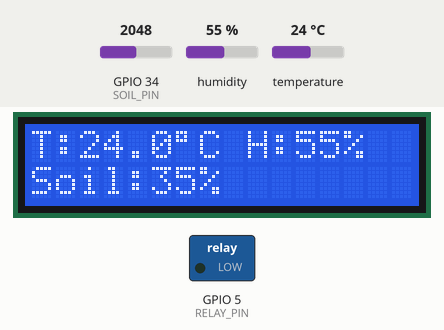
This sketch was run on a simulated ESP32. Parts: 16×2 character LCD, switched loads named in the sketch (green lamp = pin HIGH). The test bench sets the inputs (shaded band); at power-on: GPIO 34 (SOIL_PIN) = 2048, humidity 55 %, temperature 24 °C. WiFi joins after 1.5 s; servers stay silent unless stated; the local clock reads 2024-03-15 10:24:30 at power-on unless the sketch sets it; random numbers use the default seed unless the sketch sets one; no MQTT or app messages arrive unless stated; what the sketch prints to the serial monitor is not drawn.

Above: at 5.6 s.
5.7 s: GPIO 34 (SOIL_PIN) set to 2194
At 10.4 s:
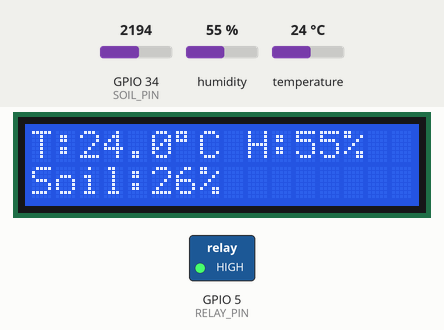
11.5 s: humidity set to 22 %
At 15.7 s:
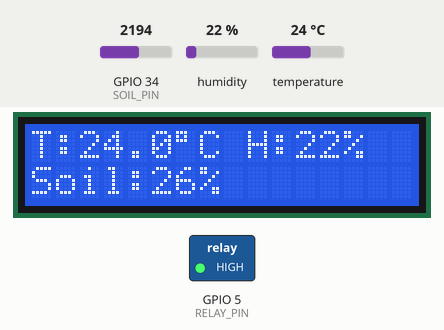
16.5 s: temperature set to 12 °C
At 20.7 s:
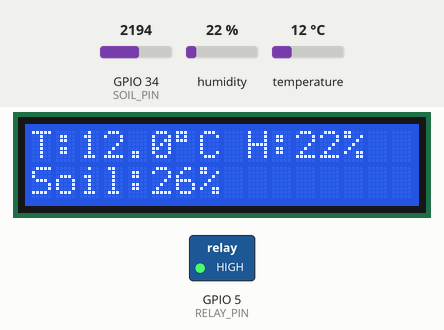
21.5 s: GPIO 34 (SOIL_PIN) set to 1760
At 25.7 s:
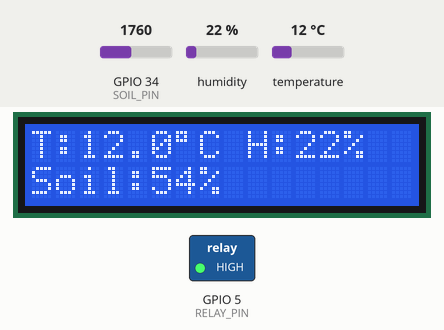
26.5 s: GPIO 34 (SOIL_PIN) set to 1637
At 30.7 s:
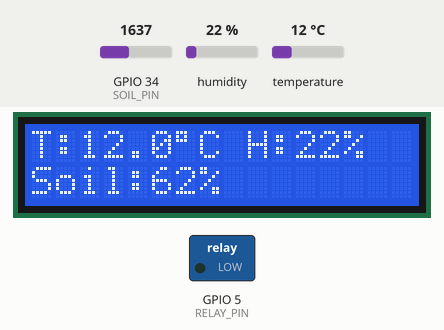
Timing chart, 0 to 32.2 s (numbered marks = the images above; inputs shaded):
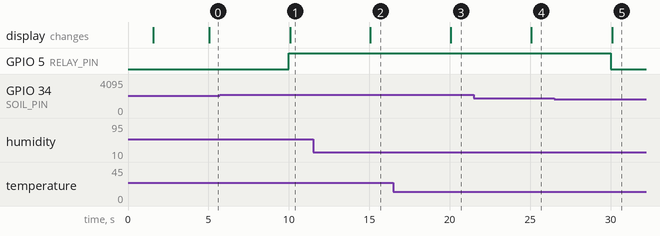

The sketch:

esp32.ino
```cpp
#include <WiFi.h>
#include <PubSubClient.h>
#include <DHT.h>
#include <ArduinoOTA.h>
#include <ArduinoJson.h>
#include <time.h>
#include <Wire.h>
#include <LiquidCrystal_I2C.h>
// ================= KONFIGURASI =================

// WiFi
const char* ssid = "Woss Koss";
const char* password = "Bedjo3168";

// MQTT (HiveMQ)
const char* mqtt_server = "7bca26641abc4f9e9bebe7ce4647e2db.s1.eu.hivemq.cloud";
const int mqtt_port = 8883;
const char* mqtt_user = "aprilio";
const char* mqtt_password = "7AJ2aprilio";
const char* mqtt_topic_publish = "iot/sensor/data";
const char* mqtt_topic_subscribe = "iot/control";

// Pin Sensor dan Aktuator
#define DHTPIN 4
#define DHTTYPE DHT11
#define SOIL_PIN 34
#define RELAY_PIN 5
LiquidCrystal_I2C lcd(0x27, 16, 2);

// NTP Server (Waktu)
const char* ntpServer = "pool.ntp.org";
const long  gmtOffset_sec = 7 * 3600;
const int   daylightOffset_sec = 0;

#include <WiFiClientSecure.h>

// Variabel Global
DHT dht(DHTPIN, DHTTYPE);
WiFiClientSecure espClient;
PubSubClient client(espClient);

String currentMode = "auto";
bool pumpState = false;
String schedule1 = "12:00";
String schedule2 = "17:00";
unsigned long lastMsg = 0;
bool scheduledWateringActive = false;
unsigned long scheduledWateringStartTime = 0;
bool scheduleEnabled = true;

// ================= FUNGSI-FUNGSI =================

void setup_wifi() {
  delay(10);
  Serial.println();
  Serial.print("Connecting to ");
  Serial.println(ssid);

  WiFi.begin(ssid, password);

  while (WiFi.status() != WL_CONNECTED) {
    delay(500);
    Serial.print(".");
  }

  Serial.println("");
  Serial.println("WiFi connected");
  Serial.println("IP address: ");
  Serial.println(WiFi.localIP());

  Wire.begin(21, 22);
  lcd.init();
  lcd.backlight();

}

void callback(char* topic, byte* payload, unsigned int length) {
  Serial.print("Message arrived [");
  Serial.print(topic);
  Serial.print("] ");

  String msg = "";
  for (int i = 0; i < length; i++) {
    msg += (char)payload[i];
  }
  Serial.println(msg);

  // Parsing JSON dengan ArduinoJson
  StaticJsonDocument<256> doc;
  DeserializationError error = deserializeJson(doc, msg);

  if (error) {
    Serial.print("deserializeJson() failed: ");
    Serial.println(error.c_str());
    return;
  }

  // Update Mode
  if (doc.containsKey("mode")) {
    currentMode = doc["mode"].as<String>();
  }

  // Update Jadwal
  if (doc.containsKey("schedule1")) {
    if (doc["schedule1"].is<long>()) {
      long ms = doc["schedule1"].as<long>();
      int total_mins = ms / 60000;
      char buff[6];
      sprintf(buff, "%02d:%02d", total_mins / 60, total_mins % 60);
      schedule1 = String(buff);
    } else {
      schedule1 = doc["schedule1"].as<String>();
    }
    Serial.print("Jadwal 1 diupdate menjadi: "); Serial.println(schedule1);
  }
  if (doc.containsKey("schedule2")) {
    if (doc["schedule2"].is<long>()) {
      long ms = doc["schedule2"].as<long>();
      int total_mins = ms / 60000;
      char buff[6];
      sprintf(buff, "%02d:%02d", total_mins / 60, total_mins % 60);
      schedule2 = String(buff);
    } else {
      schedule2 = doc["schedule2"].as<String>();
    }
    Serial.print("Jadwal 2 diupdate menjadi: "); Serial.println(schedule2);
  }
  if (doc.containsKey("schedule_enabled")) {
    scheduleEnabled = doc["schedule_enabled"].as<int>() == 1;
  }

  // Kontrol Manual (Hanya berlaku jika mode manual)
  if (currentMode == "manual" && doc.containsKey("pump")) {
    int pumpCmd = doc["pump"].as<int>();
    if (pumpCmd == 1) {
      turnOnPump();
    } else {
      turnOffPump();
    }
  }
}

void reconnect() {
  while (!client.connected()) {
    Serial.print("Attempting MQTT connection...");
    String clientId = "ESP32Client-";
    clientId += String(random(0xffff), HEX);

    // HiveMQ Cloud mewajibkan penggunaan username & password
    if (client.connect(clientId.c_str(), mqtt_user, mqtt_password)) {
      Serial.println("connected");
      client.subscribe(mqtt_topic_subscribe);
    } else {
      Serial.print("failed, rc=");
      Serial.print(client.state());
      Serial.println(" try again in 5 seconds");
      delay(5000);
    }
  }
}

void setup() {
  Serial.begin(115200);
  espClient.setInsecure();

  pinMode(RELAY_PIN, OUTPUT);
  turnOffPump();

  dht.begin();

  setup_wifi();

  // Setup MQTT
  client.setServer(mqtt_server, mqtt_port);
  client.setCallback(callback);

  // Setup Waktu (NTP)
  configTime(gmtOffset_sec, daylightOffset_sec, ntpServer);

  // Setup OTA
  ArduinoOTA.setHostname("ESP32-IoT");
  ArduinoOTA.setPassword("admin123");
  ArduinoOTA.begin();
}

void turnOnPump() {
  if (!pumpState) {
    digitalWrite(RELAY_PIN, HIGH);
    pumpState = true;
    Serial.println("Pompa MENYALA");
    publishData();
  }
}

void turnOffPump() {
  if (pumpState) {
    digitalWrite(RELAY_PIN, LOW);
    pumpState = false;
    scheduledWateringActive = false;
    Serial.println("Pompa MATI");
    publishData();
  }
}

String getTimeString() {
  struct tm timeinfo;
  if (!getLocalTime(&timeinfo)) {
    return "00:00";
  }
  char timeStringBuff[10];
  strftime(timeStringBuff, sizeof(timeStringBuff), "%H:%M", &timeinfo);
  return String(timeStringBuff);
}

void checkScheduleAndSoil() {
  // Baca sensor
  int soilRaw = analogRead(SOIL_PIN);

  // --- BANTUAN KALIBRASI ---
  // Tampilkan nilai mentah (RAW) ke Serial Monitor agar kita tahu nilai aslinya saat kering
  Serial.print("Nilai RAW Sensor Tanah: ");
  Serial.println(soilRaw);

  // Konversi ke persentase (Nilai analog ESP32 0-4095. Asumsi: 4095=Kering, 0=Basah)
  // Berdasarkan kalibrasi Anda: Kering ~2600. Asumsi Basah ~1200.
  int soilMoisture = map(soilRaw, 2600, 1100, 0, 100);
  if (soilMoisture < 0) soilMoisture = 0;
  if (soilMoisture > 100) soilMoisture = 100;

  if (currentMode == "auto") {
    String currentTime = getTimeString();
    if (scheduleEnabled && (currentTime == schedule1 || currentTime == schedule2) && !scheduledWateringActive) {
      Serial.println("Penyiraman terjadwal dimulai (5 Menit)!");
      scheduledWateringActive = true;
      scheduledWateringStartTime = millis();
      if (!pumpState) turnOnPump();
    }


    if (scheduledWateringActive) {
      if (millis() - scheduledWateringStartTime >= 5 * 60 * 1000) {
         Serial.println("Waktu penyiraman terjadwal (5 menit) telah selesai.");
         turnOffPump();
      }
    } else {
      if (soilMoisture < 30) {
        if (!pumpState) turnOnPump();
      } else if (soilMoisture > 60) {
        if (pumpState) turnOffPump();
      }
    }
  }
}

void publishData() {
  float h = dht.readHumidity();
  float t = dht.readTemperature();
  int soilRaw = analogRead(SOIL_PIN);
  int soilMoisture = map(soilRaw, 2600, 1050, 0, 100);

  if (isnan(h) || isnan(t)) {
    Serial.println("Gagal membaca DHT!");
    return;
  }
  lcd.clear();

  // Baris pertama
  lcd.setCursor(0, 0);
  lcd.print("T:");
  lcd.print(t, 1);
  lcd.print((char)223);
  lcd.print("C ");

  lcd.print("H:");
  lcd.print((int)h);
  lcd.print("%");

  // Baris kedua
  lcd.setCursor(0, 1);
  lcd.print("Soil:");
  lcd.print(soilMoisture);
  lcd.print("%");

  // Format JSON menggunakan ArduinoJson
  StaticJsonDocument<256> doc;
  doc["suhu"] = t;
  doc["kelembaban_udara"] = h;
  doc["kelembaban_tanah"] = constrain(soilMoisture, 0, 100);
  doc["status_pompa"] = pumpState ? 1 : 0;
  doc["mode"] = currentMode;

  char jsonBuffer[256];
  serializeJson(doc, jsonBuffer);

  client.publish(mqtt_topic_publish, jsonBuffer);
  Serial.print("Data dikirim: ");
  Serial.println(jsonBuffer);
}

void loop() {
  if (!client.connected()) {
    reconnect();
  }
  client.loop();
  ArduinoOTA.handle();

  unsigned long now = millis();
  if (now - lastMsg > 5000) {
    lastMsg = now;

    checkScheduleAndSoil();
    publishData();

  }
}
```

Measured:
- the behaviour switches between 2150 and 2151 on GPIO 34 (SOIL_PIN) (found by bisection; images 0 and 1)
- the behaviour switches between 1686 and 1685 on GPIO 34 (SOIL_PIN) (found by bisection; images 4 and 5)
- after the input at 5.7 s, GPIO 5 (RELAY_PIN): LOW → HIGH after 4.3 s; the display: changes after 4.4 s (image 1)
- after the input at 11.5 s, the display: changes after 3.6 s (image 2)
- after the input at 16.5 s, the display: changes after 3.6 s (image 3)
- after the input at 21.5 s, the display: changes after 3.6 s (image 4)
- after the input at 26.5 s, GPIO 5 (RELAY_PIN): HIGH → LOW after 3.5 s; the display: changes after 3.6 s (image 5)
